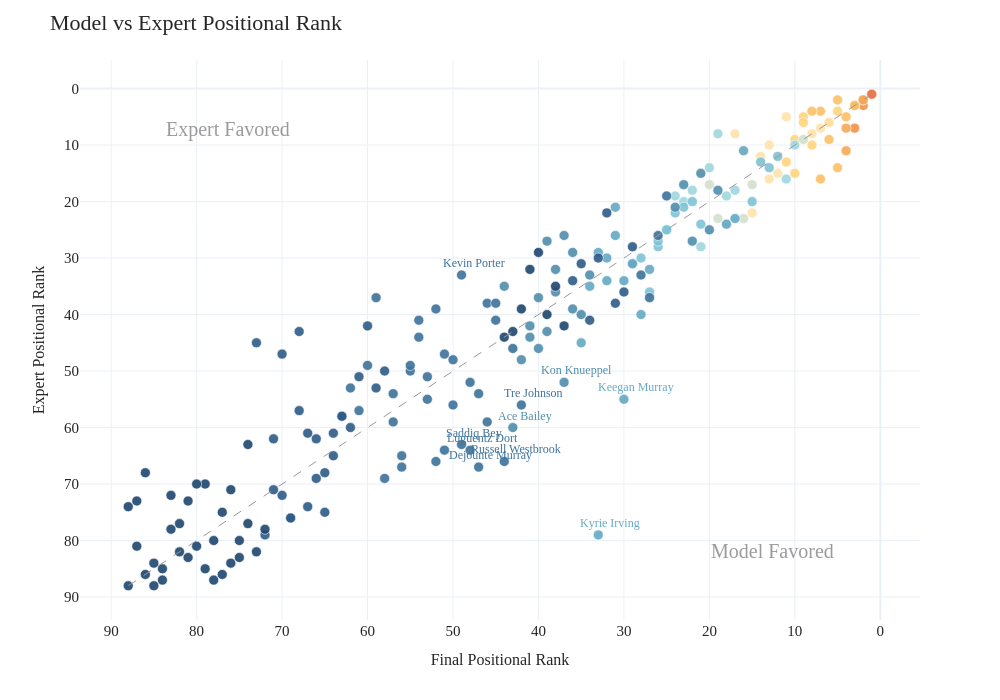
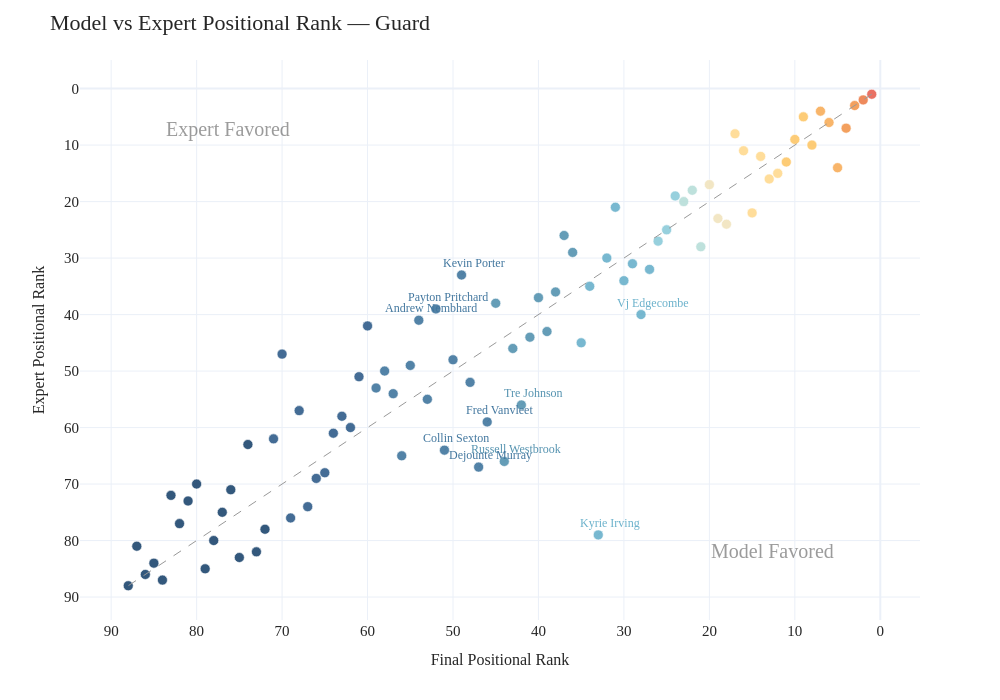
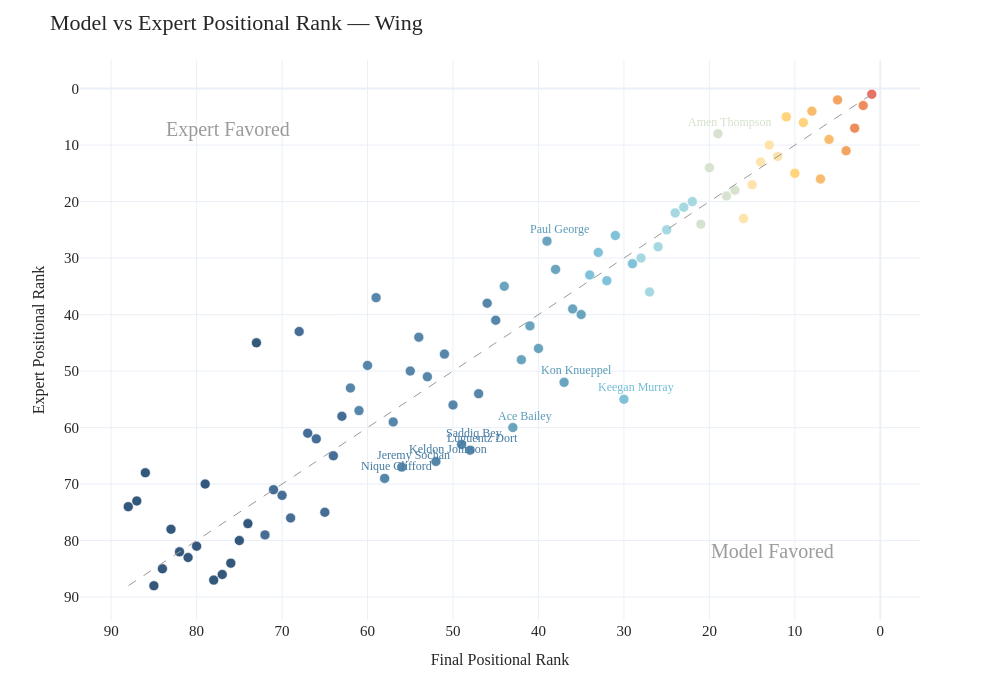
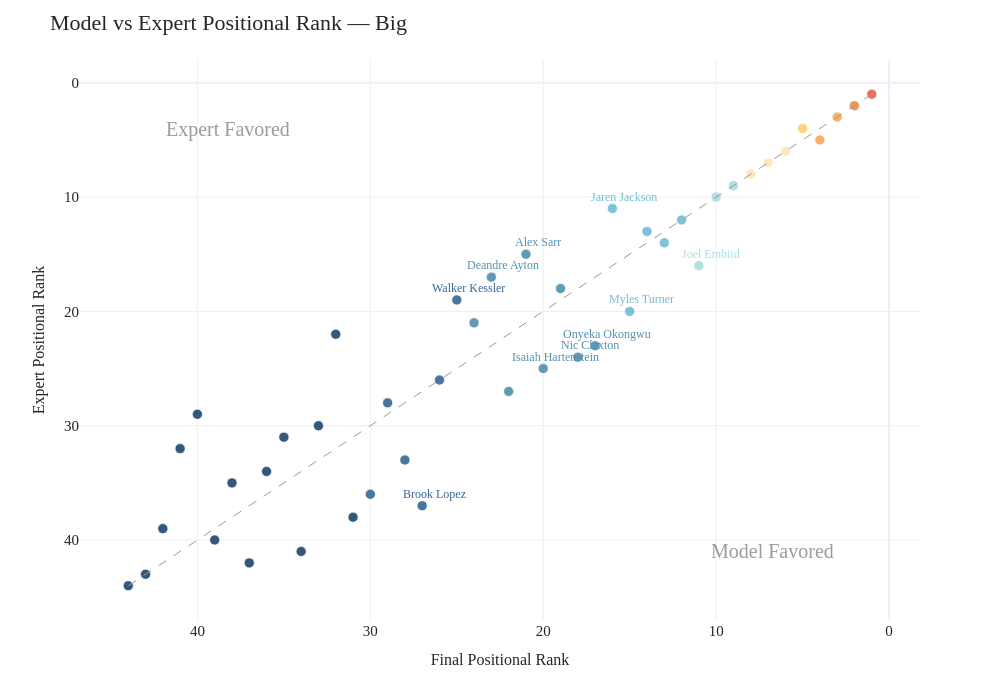

The cell these charts' notebook holds for them, in order:
### Code cell
# Model vs expert positional rank (interactive; hover for player + ranks + disagreement).
# Best players sit top-right; top-left = expert-favored, bottom-right = model-favored (sleepers).
plot_model_vs_expert(value_df).show()  # whole board, colored by overall value tier

# Per position group, colored by positional tier
for group in ["G", "W", "B"]:
    plot_model_vs_expert(value_df, position_group=group).show()
